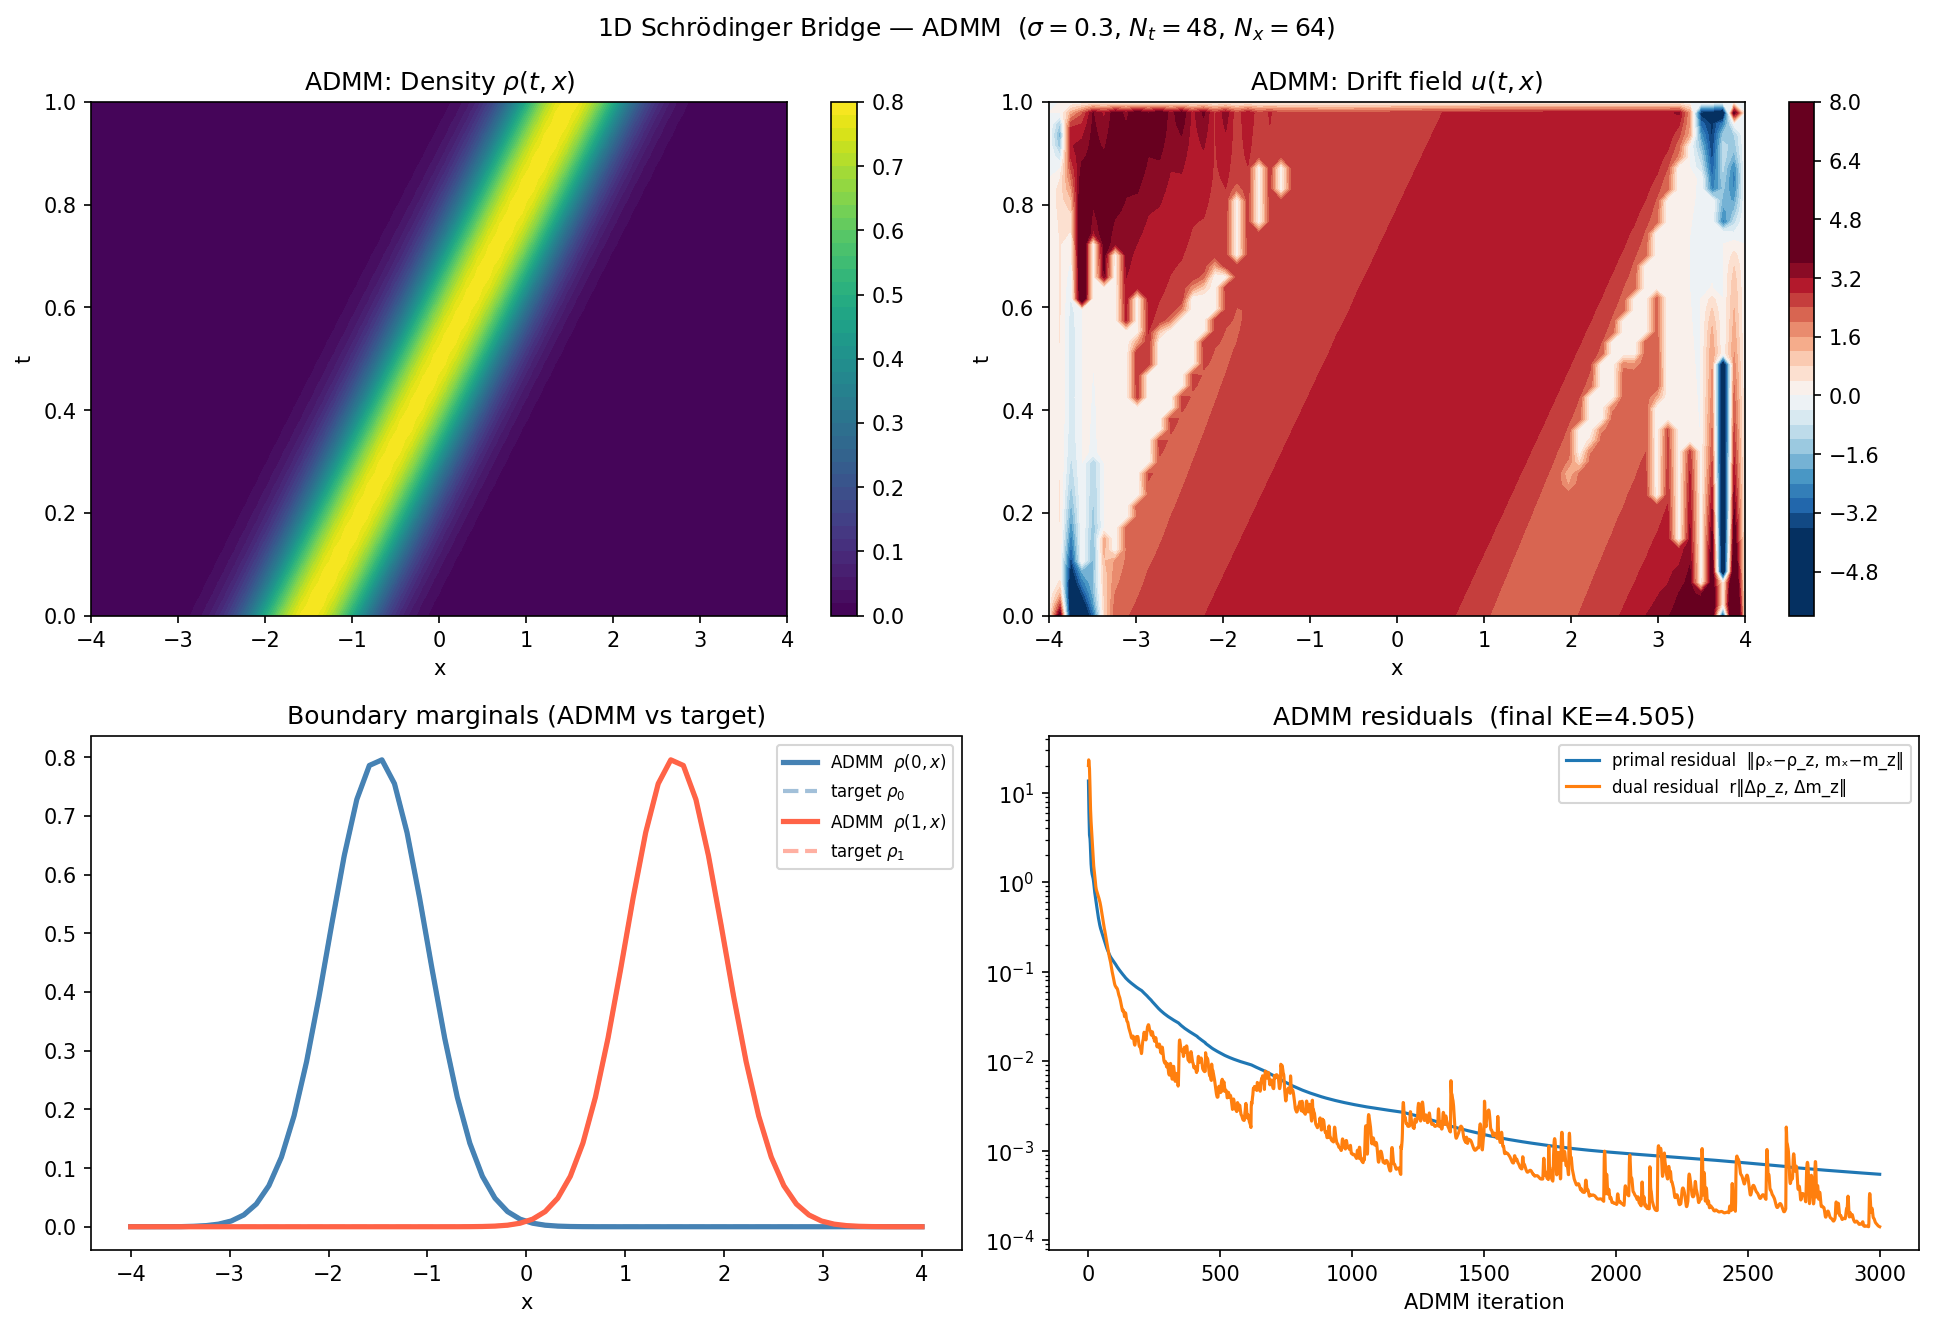

This figure's Python source:
#!/usr/bin/env python3
"""
1D Schrödinger Bridge — ADMM on the dynamic (Benamou-Brenier) formulation.
Structured explicitly to generalise to 3D (see NOTE comments).

Dynamic SBP:
    min  Σᵢⱼ  mᵢⱼ² / (2 ρᵢⱼ)          [normalised kinetic energy]
    s.t. ρᵢ₊₁ − A ρᵢ + B mᵢ = 0        [explicit-Euler continuity, i=0…Nt-2]
         ρ₀    = rho0                     [left BC]
         ρ_{Nt-1} = rho1                  [right BC]

ADMM (ρₓ,mₓ = prox variable; ρ_z,m_z = constraint variable):
    Step 1  prox_kinetic   :  (ρₓ,mₓ) = argmin m²/(2ρ) + r/2‖(ρ,m)−(ρ_z−u)‖²
                               → pointwise cubic,  solved by Newton  (ρₓ ≥ 0 always)
    Step 2  proj_cont      :  (ρ_z,m_z) = proj onto  {Cz = b}
                               → 1D: sparse KKT factorisation (pre-computed once)
                               → 3D: replace with preconditioned CG (see NOTE)
    Step 3  dual update    :  u ← u + (ρₓ,mₓ) − (ρ_z,m_z)
    + adaptive penalty (Boyd et al. 2010)

Reference solution u_* = (ρ_*, m_*) from Sinkhorn (exact for SBP):
    ρ_* : Brownian-bridge interpolation of the optimal coupling P*
    m_* : momentum ρ_* u_* reconstructed from the continuity equation
"""

import numpy as np
import matplotlib
matplotlib.use('Agg')           # non-interactive backend — no display needed
import matplotlib.pyplot as plt
from scipy.stats import norm
from scipy.sparse import diags, eye as speye, lil_matrix
from scipy.sparse.linalg import factorized
from scipy.special import logsumexp

# ─────────────────────────────────────────────────────────────────────────────
# 1.  PARAMETERS
# ─────────────────────────────────────────────────────────────────────────────
sigma = 0.3          # reference SDE diffusion  dX = u dt + σ dW
mu0, s0 = -1.5, 0.5  # ρ₀ = N(μ₀, s₀²)
mu1, s1 =  1.5, 0.5  # ρ₁ = N(μ₁, s₁²)
T     = 1.0

# Grid — choose Nt so that CFL = |v_max|·Δt/Δx < 1
# For this problem |v_max| ≈ |μ₁−μ₀|/T = 3;  need Δt/Δx < 1/3.
Nt = 48       # time slices
Nx = 64       # spatial points
x  = np.linspace(-4.0, 4.0, Nx)
t  = np.linspace(0.0, T, Nt)
dx = x[1] - x[0]
dt = t[1] - t[0]
print(f"Grid  Nt={Nt}, Nx={Nx},  dx={dx:.4f}, dt={dt:.4f}")
print(f"CFL   {abs(mu1-mu0)*dt/dx:.3f}  (must be < 1)")

# ADMM hyper-parameters
r0        = 5.0     # initial penalty
n_iter    = 3000    # max iterations
mu_ada    = 5.0     # adaptive-penalty trigger ratio
tau_ada   = 2.0     # adaptive-penalty scale factor
tol_rel   = 1e-5    # relative stopping tolerance (tight — ensures ADMM ≈ u_*)

# ─────────────────────────────────────────────────────────────────────────────
# 2.  BOUNDARY CONDITIONS
# ─────────────────────────────────────────────────────────────────────────────
rho0 = norm.pdf(x, mu0, s0);  rho0 /= rho0.sum() * dx
rho1 = norm.pdf(x, mu1, s1);  rho1 /= rho1.sum() * dx

# ─────────────────────────────────────────────────────────────────────────────
# 3.  DISCRETE SPATIAL OPERATORS
#     NOTE (3D): replace with Kronecker products  Dₓ⊗Iy⊗Iz,  Iy⊗Dy⊗Iz, etc.
# ─────────────────────────────────────────────────────────────────────────────
def make_Dx(N, h):
    D = diags([-np.ones(N-1), np.ones(N-1)], [-1, 1],
              shape=(N, N), format='lil') / (2*h)
    D[0, 0] = -1/h;   D[0, 1]  =  1/h
    D[-1,-2] = -1/h;  D[-1,-1] =  1/h
    return D.tocsr()

def make_Dxx(N, h):
    D = diags([np.ones(N-1), -2*np.ones(N), np.ones(N-1)],
              [-1, 0, 1], shape=(N, N), format='lil') / h**2
    D[0, 0] = -1/h**2;   D[0, 1]  =  1/h**2
    D[-1,-2] =  1/h**2;  D[-1,-1] = -1/h**2
    return D.tocsr()

Dx  = make_Dx(Nx, dx)
Dxx = make_Dxx(Nx, dx)

# Explicit-Euler operators:   ρᵢ₊₁ = A_fwd ρᵢ  −  B_div mᵢ
A_fwd = (speye(Nx) + dt * (sigma**2 / 2) * Dxx).tocsr()   # diffusion
B_div = (dt * Dx).tocsr()                                   # divergence

# ─────────────────────────────────────────────────────────────────────────────
# 4.  CONSTRAINT MATRIX  C z = b_c
#     z = [ρ₀,…,ρ_{Nt-1},  m₀,…,m_{Nt-1}]  ∈ ℝ^{2·Nt·Nx}
#
#     NOTE (3D): C has the same block structure but with Kronecker spatial ops.
#               For large 3D grids, replace the direct KKT solve below with
#               a preconditioned CG on the normal equations  CCᵀ λ = C a − b.
#               A good preconditioner is a block-diagonal approximation of CCᵀ.
# ─────────────────────────────────────────────────────────────────────────────
# No-flux BCs for m at spatial boundaries (2*Nt constraints):
#   m[i, 0] = 0  and  m[i, Nx-1] = 0  for all i.
# Without these, mass can enter/exit through the domain walls, and the
# objective is trivially "minimised" by spreading ρ to ∞ — wrong physics.
n_con = (Nt + 1) * Nx + 2 * Nt
n_var = 2 * Nt * Nx

A_a = A_fwd.toarray();  B_a = B_div.toarray();  I_a = speye(Nx).toarray()

C   = lil_matrix((n_con, n_var))
b_c = np.zeros(n_con)

# Density BC rows
C[0:Nx,          0:Nx]             = I_a;  b_c[0:Nx]    = rho0
C[Nx:2*Nx, (Nt-1)*Nx:Nt*Nx]       = I_a;  b_c[Nx:2*Nx] = rho1

# Continuity rows
for i in range(Nt - 1):
    row = (2 + i) * Nx
    C[row:row+Nx, (i+1)*Nx:(i+2)*Nx]  =  I_a   # +ρᵢ₊₁
    C[row:row+Nx,     i*Nx:(i+1)*Nx]  = -A_a   # −A_fwd ρᵢ
    cm = Nt*Nx + i*Nx
    C[row:row+Nx, cm:cm+Nx]           =  B_a   # +B_div mᵢ

# No-flux momentum BCs: m[i, 0] = 0,  m[i, Nx-1] = 0
row0 = (Nt + 1) * Nx
for i in range(Nt):
    C[row0 + i,          Nt*Nx + i*Nx]        = 1.0   # m[i,   0  ] = 0
    C[row0 + Nt + i,     Nt*Nx + i*Nx + Nx-1] = 1.0   # m[i, Nx-1 ] = 0

C = C.tocsr()

# Pre-factored sparse solve for CCᵀ  (done ONCE, reused every ADMM iteration)
print("Factorising CCᵀ (sparse) …", end=" ", flush=True)
CCT      = (C @ C.T).tocsc()
CCT_reg  = CCT + 1e-10 * speye(n_con, format='csc')
_CCT_inv = factorized(CCT_reg)     # NOTE (3D): replace with CG
print(f"done  (shape {CCT.shape}, nnz={CCT.nnz})")


def proj_cont(a_rho, a_m):
    """Project (a_rho, a_m) onto {Cz = b_c} via pre-factored KKT."""
    a   = np.r_[a_rho.ravel(), a_m.ravel()]
    lam = _CCT_inv(C @ a - b_c)
    z   = a - C.T @ lam
    return z[:Nt*Nx].reshape(Nt, Nx), z[Nt*Nx:].reshape(Nt, Nx)


# ─────────────────────────────────────────────────────────────────────────────
# 5.  PROXIMAL OF KINETIC ENERGY
#
#     f(ρ, m) = Σᵢⱼ  mᵢⱼ² / (2 ρᵢⱼ)       (c = 1, normalised)
#
#     Pointwise sub-problem (given a, b; penalty r):
#         min_{ρ>0, m}  m²/(2ρ)  +  r/2·(ρ−a)²  +  r/2·(m−b)²
#
#     Optimality → m* = r·b·ρ* / (1 + r·ρ*)
#                → cubic:  (ρ−a)·(1 + r·ρ)² = r·b²/2
#
#     Solved by Newton (vectorised over all grid points).
#
#     NOTE (3D): identical — just |m|² = mₓ²+mᵧ²+m_z², same cubic for ρ*,
#               then each component mₖ* = r·bₖ·ρ* / (1+r·ρ*).
# ─────────────────────────────────────────────────────────────────────────────
def prox_kinetic(a_rho, a_m, r, n_newton=30, eps=1e-14):
    a = a_rho.ravel()
    b = a_m.ravel()

    rho_out = np.zeros_like(a)
    m_out   = np.zeros_like(b)

    # b ≈ 0  →  ρ* = max(a, 0),  m* = 0
    zm = np.abs(b) < eps
    rho_out[zm] = np.maximum(a[zm], 0.0)

    # General case: Newton on  g(ρ) = (ρ−a)(1+rρ)² − rb²/2 = 0
    idx = ~zm
    if idx.any():
        ai, bi = a[idx], b[idx]
        rhs = r * bi**2 / 2.0
        rho = np.maximum(ai, eps) + np.abs(bi) / np.sqrt(r + eps)
        for _ in range(n_newton):
            q   = 1.0 + r * rho
            g   = (rho - ai) * q**2 - rhs
            gp  = q**2 + 2.0 * r * (rho - ai) * q
            rho = rho - g / (gp + eps)
            rho = np.maximum(rho, eps)
        rho_out[idx] = rho
        m_out[idx]   = r * bi * rho / (1.0 + r * rho)

    return rho_out.reshape(Nt, Nx), m_out.reshape(Nt, Nx)


# ─────────────────────────────────────────────────────────────────────────────
# 6.  REFERENCE DENSITY  ρ_*  via Sinkhorn (exact for SBP)
#
#     ρ_* : Brownian-bridge interpolation of the optimal coupling P*
#     Used to track  ‖ρ_k − ρ_*‖  during ADMM.
# ─────────────────────────────────────────────────────────────────────────────
print("\nRunning Sinkhorn for reference density ρ_* …")
eps_sink = sigma**2 / 2
log_K    = -(x[:, None] - x[None, :])**2 / (2 * eps_sink * T)
log_a_s  = np.log(rho0 * dx)
log_b_s  = np.log(rho1 * dx)
log_v_s  = np.zeros(Nx)

for _ in range(2000):
    log_u_s = log_a_s - logsumexp(log_K + log_v_s[None, :], axis=1)
    log_v_s = log_b_s - logsumexp(log_K + log_u_s[:, None], axis=0)

log_P_s = log_u_s[:, None] + log_K + log_v_s[None, :]
P_s     = np.exp(log_P_s)
P_flat  = P_s.ravel()

# ρ_* on the ADMM time grid (Brownian-bridge interpolation)
rho_star = np.zeros((Nt, Nx))
for ti, tv in enumerate(t):
    s = tv / T
    if s < 1e-8:   rho_star[ti] = rho0; continue
    if s > 1-1e-8: rho_star[ti] = rho1; continue
    v_br = sigma**2 * s * (1 - s) * T
    M_f  = ((1-s)*x[:, None] + s*x[None, :]).ravel()
    diff = x[:, None] - M_f[None, :]
    G    = np.exp(-diff**2 / (2*v_br)) / np.sqrt(2*np.pi*v_br)
    rho_star[ti] = G @ P_flat
    rho_star[ti] /= rho_star[ti].sum() * dx

print("Sinkhorn reference done.")

# ─────────────────────────────────────────────────────────────────────────────
# 7.  ADMM LOOP
# ─────────────────────────────────────────────────────────────────────────────
# Warm-start: linear density interpolation → project onto constraint
rho_z = np.stack([(1-s)*rho0 + s*rho1 for s in t])
m_z   = np.zeros((Nt, Nx))
rho_z, m_z = proj_cont(rho_z, m_z)

rho_x = rho_z.copy()
m_x   = m_z.copy()
u_rho = np.zeros((Nt, Nx))
u_m   = np.zeros((Nt, Nx))
r     = r0

pres_hist      = []
dres_hist      = []
ke_hist        = []
delta_u_hist   = []   # ‖u_{k+1} − u_k‖  = ‖(Δρ, Δm)‖  consecutive iterate distance
dist_rho_hist  = []   # ‖ρ_k − ρ_*‖       density distance to Sinkhorn reference

rho_x_prev = rho_x.copy()
m_x_prev   = m_x.copy()

print(f"\nADMM  (r₀={r0}, tol={tol_rel}, max_iter={n_iter})")
for it in range(n_iter):

    # Save previous prox iterate for delta_u
    rho_x_prev[:] = rho_x
    m_x_prev[:]   = m_x

    # ── Step 1: prox of kinetic energy  (ρₓ ≥ 0 always) ─────────────────────
    rho_x, m_x = prox_kinetic(rho_z - u_rho, m_z - u_m, r)

    # ── Step 2: project onto continuity constraint ────────────────────────────
    rho_z_old, m_z_old = rho_z.copy(), m_z.copy()
    rho_z, m_z = proj_cont(rho_x + u_rho, m_x + u_m)

    # ── Step 3: dual update ───────────────────────────────────────────────────
    u_rho += rho_x - rho_z
    u_m   += m_x   - m_z

    # ── Diagnostics ───────────────────────────────────────────────────────────
    pres = float(np.linalg.norm(
               np.r_[(rho_x - rho_z).ravel(), (m_x - m_z).ravel()]))
    dres = r * float(np.linalg.norm(
               np.r_[(rho_z - rho_z_old).ravel(), (m_z - m_z_old).ravel()]))

    safe = np.maximum(rho_x, 1e-12)
    ke   = float(np.sum(m_x**2 / (2 * safe)) * dx * dt)

    # ‖u_{k+1} − u_k‖  (full iterate change on prox variable)
    delta_u = float(np.linalg.norm(
                  np.r_[(rho_x - rho_x_prev).ravel(),
                        (m_x   - m_x_prev  ).ravel()]))

    # ‖ρ_k − ρ_*‖  (density distance to Sinkhorn reference)
    dist_rho = float(np.linalg.norm((rho_x - rho_star).ravel()))

    pres_hist.append(pres)
    dres_hist.append(dres)
    ke_hist.append(ke)
    delta_u_hist.append(delta_u)
    dist_rho_hist.append(dist_rho)

    # ── Adaptive penalty (Boyd et al. 2010, §3.4.1) ───────────────────────────
    if pres > mu_ada * dres:
        u_rho /= tau_ada;  u_m /= tau_ada;  r *= tau_ada
    elif dres > mu_ada * pres:
        u_rho *= tau_ada;  u_m *= tau_ada;  r /= tau_ada

    # ── Relative stopping criterion ───────────────────────────────────────────
    norm_x = np.linalg.norm(np.r_[rho_x.ravel(), m_x.ravel()])
    norm_z = np.linalg.norm(np.r_[rho_z.ravel(), m_z.ravel()])
    norm_u = r * np.linalg.norm(np.r_[u_rho.ravel(), u_m.ravel()])
    scale  = max(norm_x, norm_z)
    tol_p  = tol_rel * scale
    tol_d  = tol_rel * norm_u

    if (it + 1) % 200 == 0:
        print(f"  iter {it+1:4d} | pres {pres:.2e} | dres {dres:.2e} "
              f"| KE {ke:.4f} | r {r:.2f} | ‖ρ−ρ*‖ {dist_rho:.4f}")

    if pres < tol_p and dres < tol_d:
        print(f"  Converged at iter {it+1}  (pres {pres:.1e}, dres {dres:.1e})")
        break

n_iters = len(ke_hist)
iters   = np.arange(1, n_iters + 1)

print(f"\nFinal  KE_ADMM = {ke_hist[-1]:.5f}")
print(f"  OT lower bound (σ→0): (μ₁−μ₀)²/2 = {(mu1-mu0)**2/2:.4f}")
print(f"  Final ‖ρ − ρ*‖ = {dist_rho_hist[-1]:.5f}")

# ─────────────────────────────────────────────────────────────────────────────
# 8.  PLOTS
# ─────────────────────────────────────────────────────────────────────────────
T_grid, X_grid = np.meshgrid(t, x, indexing='ij')
v_field = m_x / np.maximum(rho_x, 1e-6)

n_show = 9
t_idx  = np.round(np.linspace(0, Nt-1, n_show)).astype(int)
colors = plt.cm.plasma(np.linspace(0.05, 0.93, n_show))

# ── Figure 1: ADMM overview ───────────────────────────────────────────────────
fig1, axes1 = plt.subplots(2, 2, figsize=(13, 9))

ax = axes1[0, 0]
im = ax.contourf(X_grid, T_grid, rho_x, levels=40, cmap='viridis')
plt.colorbar(im, ax=ax)
ax.set_title(r'ADMM: Density $\rho(t,x)$', fontsize=12)
ax.set_xlabel('x');  ax.set_ylabel('t')

ax = axes1[0, 1]
vc = np.percentile(np.abs(v_field), 97)
im2 = ax.contourf(X_grid, T_grid, v_field, levels=40, cmap='RdBu_r',
                  vmin=-vc, vmax=vc)
plt.colorbar(im2, ax=ax)
ax.set_title(r'ADMM: Drift field $u(t,x)$', fontsize=12)
ax.set_xlabel('x');  ax.set_ylabel('t')

ax = axes1[1, 0]
ax.plot(x, rho_x[0],   lw=2.5, c='steelblue', label=r'ADMM  $\rho(0,x)$')
ax.plot(x, rho0,  '--', lw=2,  c='steelblue', alpha=.5, label=r'target $\rho_0$')
ax.plot(x, rho_x[-1],  lw=2.5, c='tomato',    label=r'ADMM  $\rho(1,x)$')
ax.plot(x, rho1,  '--', lw=2,  c='tomato',    alpha=.5, label=r'target $\rho_1$')
ax.legend(fontsize=8);  ax.set_xlabel('x')
ax.set_title('Boundary marginals (ADMM vs target)', fontsize=12)

ax = axes1[1, 1]
ax.semilogy(iters, pres_hist, lw=1.5, label='primal residual  ‖ρₓ−ρ_z, mₓ−m_z‖')
ax.semilogy(iters, dres_hist, lw=1.5, label='dual residual  r‖Δρ_z, Δm_z‖')
ax.legend(fontsize=8);  ax.set_xlabel('ADMM iteration')
ax.set_title(f'ADMM residuals  (final KE={ke_hist[-1]:.3f})', fontsize=12)

plt.suptitle(
    rf'1D Schrödinger Bridge — ADMM  '
    rf'($\sigma={sigma}$, $N_t={Nt}$, $N_x={Nx}$)',
    fontsize=12)
plt.tight_layout()
plt.savefig('sbp_admm_1d.png', dpi=150, bbox_inches='tight')
print("Saved: sbp_admm_1d.png")

# ── Figure 2: convergence + density evolution (4 panels) ─────────────────────
fig2, axes2 = plt.subplots(2, 2, figsize=(13, 9))

# Panel (0,0): ‖u_{k+1} − u_k‖ vs iterations
ax = axes2[0, 0]
ax.semilogy(iters, delta_u_hist, lw=1.5, c='darkorange')
ax.set_xlabel('ADMM iteration', fontsize=11)
ax.set_ylabel(r'$\|u_{k+1} - u_k\|$', fontsize=11)
ax.set_title(r'Consecutive iterate distance  $\|u_{k+1} - u_k\|$', fontsize=12)
ax.grid(True, which='both', alpha=0.35)

# Panel (0,1): ‖ρ_k − ρ_*‖ vs iterations
ax = axes2[0, 1]
ax.semilogy(iters, dist_rho_hist, lw=1.5, c='purple')
ax.set_xlabel('ADMM iteration', fontsize=11)
ax.set_ylabel(r'$\|\rho_k - \rho_*\|$', fontsize=11)
ax.set_title(r'Density distance to Sinkhorn  $\|\rho_k - \rho_*\|$',
             fontsize=12)
ax.grid(True, which='both', alpha=0.35)

# Panel (1,0): ADMM density evolution
ax = axes2[1, 0]
for k, i in enumerate(t_idx):
    ax.plot(x, rho_x[i], color=colors[k], lw=2.0,
            label=rf'$t={t[i]:.2f}$')
ax.set_xlabel('x', fontsize=11);  ax.set_ylabel(r'$\rho(t,x)$', fontsize=11)
ax.set_title('ADMM density evolution', fontsize=12)
ax.legend(fontsize=7, ncol=2, loc='upper center')

# Panel (1,1): Sinkhorn (exact) density evolution
ax = axes2[1, 1]
for k, i in enumerate(t_idx):
    ax.plot(x, rho_star[i], color=colors[k], lw=2.0,
            label=rf'$t={t[i]:.2f}$')
ax.set_xlabel('x', fontsize=11);  ax.set_ylabel(r'$\rho(t,x)$', fontsize=11)
ax.set_title('Sinkhorn (exact) density evolution', fontsize=12)
ax.legend(fontsize=7, ncol=2, loc='upper center')

plt.suptitle(
    rf'SBP convergence analysis — ADMM vs Sinkhorn reference  ($\sigma={sigma}$)',
    fontsize=12)
plt.tight_layout()
plt.savefig('sbp_admm_convergence.png', dpi=150, bbox_inches='tight')
print("Saved: sbp_admm_convergence.png")

plt.close('all')
